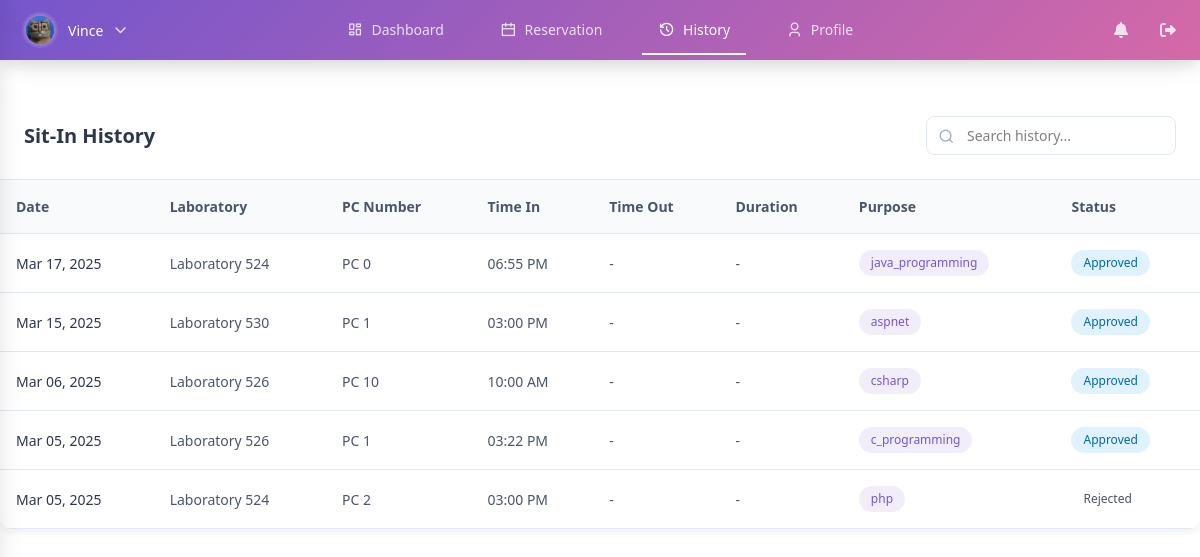
The page /view/history.php (signed in) on the database as committed earlier.
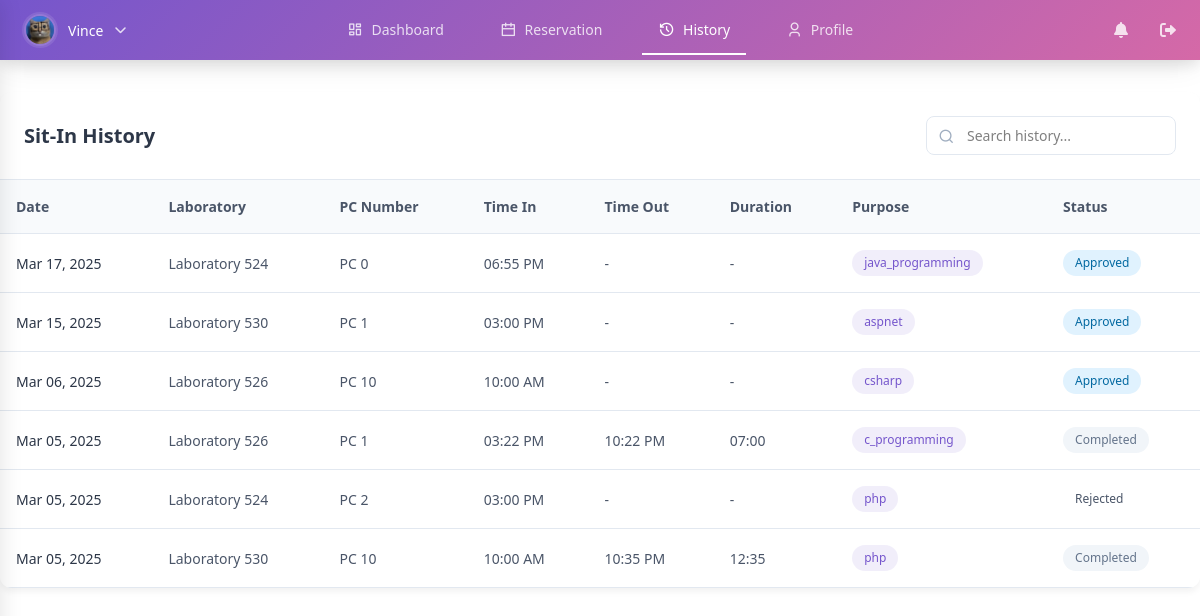
The same page on the database as committed later.
### tables this page shows
CREATE TABLE `reservations` (
  `id` int(11) NOT NULL,
  `idno` varchar(20) NOT NULL,
  `fullname` varchar(100) NOT NULL,
  `purpose` varchar(50) NOT NULL,
  `laboratory` varchar(10) NOT NULL,
  `pc_number` int(11) NOT NULL,
  `time_in` time NOT NULL,
  `time_out` time DEFAULT NULL,
  `date` date NOT NULL,
  `created_at` timestamp NOT NULL DEFAULT current_timestamp(),
  `status` varchar(20) NOT NULL DEFAULT 'pending'
);

### view/history.php (the view, shortened to what this page needs)
<?php
require_once '../config/db_connect.php';
?>
<!DOCTYPE html>
<html lang="en">
<head>
    <link rel="stylesheet" href="../assets/css/styles.css">
    <link rel="stylesheet" href="https://cdnjs.cloudflare.com/ajax/libs/font-awesome/6.0.0/css/all.min.css">
    <link rel="stylesheet" href="https://cdnjs.cloudflare.com/ajax/libs/remixicon/4.6.0/remixicon.css">
    <script src="https://unpkg.com/@tailwindcss/browser@4"></script>
</head>
<body>
    <div class="nav-container">
        <div class="nav-wrapper">
            <div class="nav-profile">
                <div class="profile-trigger" id="profile-trigger">
                    <img src="<?php echo isset($_SESSION['profile_image']) ? htmlspecialchars($_SESSION['profile_image']) : '../assets/images/logo/AVATAR.png'; ?>"
                         alt="Profile">
                    <span class="username"><?php echo htmlspecialchars($_SESSION['username']); ?></span>
                    <i class="fas fa-chevron-down"></i>
                </div>
            </div>
            <nav class="nav-links">
                <a href="dashboard.php" class="nav-link">
                    <i class="ri-dashboard-line"></i>
                    <span>Dashboard</span>
                </a>
                <a href="reservation.php" class="nav-link">
                    <i class="ri-calendar-line"></i>
                    <span>Reservation</span>
                </a>
                <a href="history.php" class="nav-link active">
                    <i class="ri-history-line"></i>
                    <span>History</span>
                </a>
                <a href="profile.php" class="nav-link">
                    <i class="ri-user-3-line"></i>
                    <span>Profile</span>
                </a>
            </nav>
            <div class="nav-actions">
                <a href="#" class="action-link">
                    <i class="fas fa-bell"></i>
                </a>
                <a href="../auth/logout.php" class="action-link">
                    <i class="fas fa-sign-out-alt"></i>
                </a>
            </div>
        </div>
    </div>
    <div class="history-container">
        <div class="table-wrapper">
            <div class="table-header">
                <h2>Sit-In History</h2>
                <div class="table-actions">
                    <div class="search-box">
                        <i class="ri-search-line"></i>
                        <input type="text" id="searchInput" placeholder="Search history...">
                    </div>
                </div>
            </div>
            <div class="table-container">
                <table class="modern-table">
                    <thead>
                        <tr>
                            <th>Date</th>
                            <th>Laboratory</th>
                            <th>PC Number</th>
                            <th>Time In</th>
                            <th>Time Out</th>
                            <th>Duration</th>
                            <th>Purpose</th>
                            <th>Status</th>
                        </tr>
                    </thead>
                    <tbody>
                        <?php
                        $sql = "SELECT * FROM reservations WHERE idno = ? ORDER BY date DESC, time_in DESC";
                        $stmt = $conn->prepare($sql);
                        $stmt->bind_param("s", $_SESSION['idno']);
                        $stmt->execute();
                        $result = $stmt->get_result();
                        if ($result->num_rows == 0): ?>
                            <tr>
                                <td colspan="8" class="empty-state">
                                    <div class="empty-state-content">
                                        <i class="ri-history-line"></i>
                                        <p>No history records found</p>
                                    </div>
                                </td>
                            </tr>
                        <?php else:
                            while ($row = $result->fetch_assoc()):
                                $duration = '-';
                                if (!empty($row['time_in']) && !empty($row['time_out'])) {
                                    $time_in = new DateTime($row['time_in']);
                                    $time_out = new DateTime($row['time_out']);
                                    $interval = $time_in->diff($time_out);
                                    $duration = $interval->format('%H:%I');
                                }
                        ?>
                            <tr>
                                <td>
                                    <div class="date-cell">
                                        <span class="date"><?php echo date('M d, Y', strtotime($row['date'])); ?></span>
                                    </div>
                                </td>
                                <td>Laboratory <?php echo htmlspecialchars($row['laboratory']); ?></td>
                                <td>PC <?php echo htmlspecialchars($row['pc_number']); ?></td>
                                <td><?php echo $row['time_in'] ? date('h:i A', strtotime($row['time_in'])) : '-'; ?></td>
                                <td><?php echo $row['time_out'] ? date('h:i A', strtotime($row['time_out'])) : '-'; ?></td>
                                <td><?php echo $duration; ?></td>
                                <td><span class="purpose-badge"><?php echo htmlspecialchars($row['purpose']); ?></span></td>
                                <td><span class="status-badge <?php echo htmlspecialchars($row['status']); ?>">
                                    <?php echo ucfirst(htmlspecialchars($row['status'])); ?>
                                </span></td>
                            </tr>
                        <?php
                            endwhile;
                        endif;
                        ?>
                    </tbody>
                </table>
            </div>
        </div>
    </div>
</body>
</html>

### assets/css/styles.css (style rules this page uses)
:root { --primary-color: rgba(117,86,204,1); --secondary-color: rgba(213,105,167,1); --nav-height: 60px; }
body { font-family: 'Segoe UI', Tahoma, Geneva, Verdana, sans-serif; margin: 0; padding: 0; min-height: 100vh; }
.nav-container { margin: 0 auto; width: 100%; position: fixed; top: 0; background: linear-gradient(135deg, var(--primary-color), var(--secondary-color)); z-index: 1000; color: white; box-shadow: 0 4px 15px rgba(0, 0, 0, 0.1), 0 8px 30px -5px rgba(0, 0, 0, 0.1); }
.nav-container a { color: rgba(255, 255, 255, 0.8); }
.nav-container .profile-trigger { transition: all 0.3s ease; }
.nav-container .profile-trigger img { box-shadow: 0 0 0 2px rgba(255, 255, 255, 0.1); }
.nav-wrapper { max-width: 1650px; margin: 0 auto; display: flex; justify-content: space-between; align-items: center; padding: 0 1rem; height: var(--nav-height); }
.nav-profile { flex: 1; }
.profile-trigger { display: flex; align-items: center; gap: 0.75rem; cursor: pointer; padding: 0.5rem; border-radius: 0.5rem; transition: background-color 0.2s; }
.profile-trigger img { width: 2rem; height: 2rem; border-radius: 50%; object-fit: cover; border: 2px solid rgba(255, 255, 255, 0.2); }
.profile-trigger .username { color: white; font-size: 0.875rem; font-weight: 500; }
.profile-trigger i { color: rgba(255, 255, 255, 0.8); font-size: 0.75rem; }
.nav-links { display: flex; gap: 1.5rem; align-items: center; }
.nav-link { display: flex; align-items: center; gap: 0.5rem; padding: 0.75rem 1rem; color: rgba(255, 255, 255, 0.8); text-decoration: none; font-weight: 500; font-size: 0.875rem; border-bottom: 2px solid transparent; transition: all 0.2s; }
.nav-link.active { color: white; border-bottom-color: white; }
.nav-link i { font-size: 1rem; }
.nav-actions { flex: 1; display: flex; justify-content: flex-end; gap: 1rem; }
.action-link { color: rgba(255, 255, 255, 0.8); padding: 0.5rem; border-radius: 0.5rem; transition: all 0.2s; }
.table-wrapper { background: white; border-radius: 12px; box-shadow: 0 4px 6px rgba(0, 0, 0, 0.05); margin-top: calc(var(--nav-height) + 2rem); margin-bottom: 2rem; margin-left: auto; margin-right: auto; max-width: 1200px; padding: 0; overflow: hidden; }
.table-header { display: flex; justify-content: space-between; align-items: center; padding: 1.5rem; border-bottom: 1px solid #e2e8f0; }
.table-header h2 { font-size: 1.25rem; font-weight: 600; color: #2d3748; margin: 0; }
.table-actions { display: flex; gap: 1rem; align-items: center; }
.search-box { position: relative; width: 250px; }
.search-box input { width: 100%; padding: 0.5rem 1rem 0.5rem 2.5rem; border: 1px solid #e2e8f0; border-radius: 8px; font-size: 0.875rem; transition: all 0.2s; }
.search-box i { position: absolute; left: 0.75rem; top: 50%; transform: translateY(-50%); color: #a0aec0; }
.table-container { overflow-x: auto; }
.modern-table { width: 100%; border-collapse: separate; border-spacing: 0; }
.modern-table th { background: #f8fafc; padding: 1rem; text-align: left; font-size: 0.875rem; font-weight: 600; color: #4a5568; border-bottom: 1px solid #e2e8f0; white-space: nowrap; }
.modern-table td { padding: 1rem; font-size: 0.875rem; color: #4a5568; border-bottom: 1px solid #e2e8f0; background: white; transition: background-color 0.2s; }
.purpose-badge { display: inline-block; padding: 0.25rem 0.75rem; border-radius: 20px; font-size: 0.75rem; font-weight: 500; background: rgba(117,86,204,0.1); color: var(--primary-color); }
.status-badge { display: inline-block; padding: 0.25rem 0.75rem; border-radius: 20px; font-size: 0.75rem; font-weight: 500; }
.status-badge.approved { background: #e0f2fe; color: #0369a1; }
.status-badge.completed { background: #f1f5f9; color: #64748b; }
.date-cell { display: flex; flex-direction: column; }
.date { font-weight: 500; color: #2d3748; }

Rows that differ between the two databases and show on the page:
changed reservations "03:22 PM": time_out (not shown) → "10:22 PM"; duration "-" → "07:00"; status "Approved" → "Completed"; no longer shows "-"
added reservations: date "Mar 05, 2025", laboratory "530", pc_number "10", time_in "10:00 AM", time_out "10:35 PM", duration "12:35", purpose "php", status "Completed"
